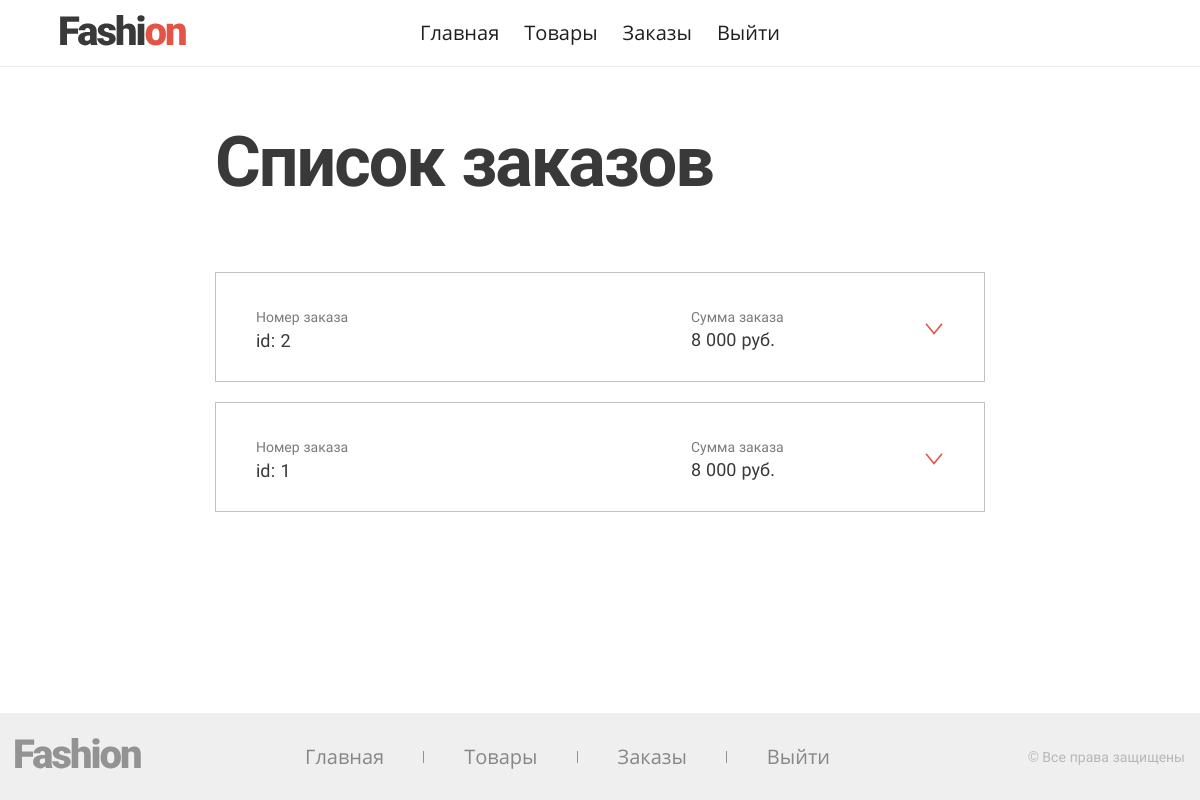
Page /orders (signed in) on the committed database.
### tables this page shows
CREATE TABLE IF NOT EXISTS `orders` (
  `id` int(11) NOT NULL AUTO_INCREMENT,
  `first_name` varchar(100) NOT NULL,
  `second_name` varchar(100) DEFAULT NULL,
  `last_name` varchar(100) NOT NULL,
  `phone` varchar(15) NOT NULL,
  `email` varchar(100) NOT NULL,
  `delivery_type_id` int(11) NOT NULL,
  `city` varchar(100) DEFAULT NULL,
  `street` varchar(100) DEFAULT NULL,
  `house` varchar(50) DEFAULT NULL,
  `flat` varchar(50) DEFAULT NULL,
  `payment_type_id` int(11) NOT NULL,
  `comment_` text DEFAULT NULL,
  `product_id` int(11) DEFAULT NULL,
  `product_price` float DEFAULT NULL,
  `delivery_price` float DEFAULT NULL,
  `order_status_id` int(11) DEFAULT 2,
  `order_date` datetime DEFAULT current_timestamp(),
  PRIMARY KEY (`id`),
  KEY `delivery_type_id` (`delivery_type_id`),
  KEY `payment_type_id` (`payment_type_id`),
  KEY `product_id` (`product_id`),
  KEY `order_status_id` (`order_status_id`),
  CONSTRAINT `orders_ibfk_1` FOREIGN KEY (`delivery_type_id`) REFERENCES `delivery_types` (`id`),
  CONSTRAINT `orders_ibfk_2` FOREIGN KEY (`payment_type_id`) REFERENCES `payment_types` (`id`),
  CONSTRAINT `orders_ibfk_3` FOREIGN KEY (`product_id`) REFERENCES `products` (`id`),
  CONSTRAINT `orders_ibfk_4` FOREIGN KEY (`order_status_id`) REFERENCES `order_statuses` (`id`)
);

### scripts/getOrders.php (called while the page is built)
<?php
$sth = $dbh->prepare('
    select
        o.id as order_id
    ,   IF(o.second_name IS NULL, CONCAT(o.last_name, \' \', o.first_name), CONCAT(o.last_name, \' \', o.first_name, \' \', o.second_name)) as client_full_name
    ,   o.phone
    ,   o.email
    ,   CONCAT(o.city, \', \', o.street, \' д.\', o.house, \' кв.\', o.flat) as client_full_address
    ,   o.comment_
    ,   o.delivery_type_id
    ,   dt.name as delivery_type_name
    ,   pt.name as payment_type_name
    ,   pr.name as product_name
    ,   concat(replace(format(o.product_price + o.delivery_price, 0), ",", " "), " руб.") as formatted_full_order_price
    ,	o.order_status_id
    ,   os.name as order_status_name
    from orders as o
    join delivery_types as dt on o.delivery_type_id = dt.id
    join payment_types as pt on o.payment_type_id = pt.id
    join products as pr on o.product_id = pr.id
    join order_statuses as os on o.order_status_id = os.id
    order by o.order_status_id desc, o.order_date desc
');
$sth->execute();
$orders = $sth->fetchAll();

### templates/adminOrdersTemplate.php (the view, shortened to what this page needs)
<?php foreach ($orders as $order): ?>
<li class="order-item page-order__item">
    <div class="order-item__wrapper">
        <div class="order-item__group order-item__group--id">
            <span class="order-item__title">Номер заказа</span>
            <span class="order-item__info order-item__info--id"><?php echo $order['order_id']; ?></span>
        </div>
        <div class="order-item__group">
            <span class="order-item__title">Сумма заказа</span>
            <?php echo $order['formatted_full_order_price']; ?>
        </div>
        <button class="order-item__toggle"></button>
    </div>
</li>
<?php endforeach; ?>

### rows in the picture
orders: id "2", formatted_full_order_price "8 000 руб."
orders: id "1", formatted_full_order_price "8 000 руб."
